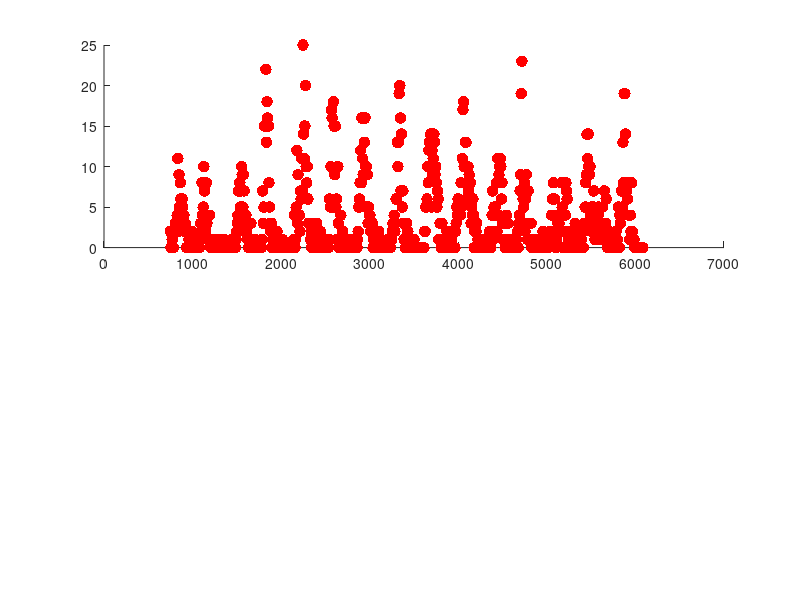

This chart was generated by the following MATLAB code: (Note: this script raises an error after producing the figure.)
%% alternate plot 3
D_base = load('Baseline_incidence_R1.5_finer_DT.mat');
D_ctrl = load('fifty_reduction_R1.5_finer_DT.mat');
load('predictions_for_plotting_model_schools_R_1.5.mat');
Eff_struct = load('EffectivenessData_R1.5.mat');
X15 = Eff_struct.data;
A_base = load('Baseline_age_distribution_R1.5.mat');
base_age_distrib = A_base.age_distribution;
A_ctrl = load('fifty_reduction_age_distribution_R1.5.mat');
ctrl_age_distrib = A_ctrl.age_distribution;
load('underlying_latent_vars_1.5.mat');
% load('Number_U1s_data.mat');
load('N1_sim.mat');
%%
I_base = D_base.incidence;
t_base = D_base.times;

I_ctrl = D_ctrl.incidence;
t_ctrl = D_ctrl.times;
t = t_base;
%% Calculate median and 1-99% prediction intervals
I_perc_base = prctile(I_base,[1,50,99],1);
I_av_base = mean(I_base);
I_sig_base = std(I_base);

I_perc_ctrl = prctile(I_ctrl,[1,50,99],1);
I_av_ctrl = mean(I_ctrl);
I_sig_ctrl = std(I_ctrl);

%% Data processing for retrospective analysis
dates = datestr(pred_times + datenum(2000,1,1));
TotalTrueIncidence = sum(true_incidence,2);
TotalModelIncidence = sum(model_pred,2);

Upper95Pred = poissinv(0.995*ones(size(TotalModelIncidence)),TotalModelIncidence) - TotalModelIncidence;
Lower95Pred = TotalModelIncidence - poissinv(0.005*ones(size(TotalModelIncidence)),TotalModelIncidence);

StandErr = (TotalTrueIncidence - TotalModelIncidence)./sqrt(TotalModelIncidence);
[mu_hat,std_hat] = normfit(StandErr);

%Age distribution of cases
TrueAgeDistribution = sum(true_incidence,1);
% TrueAgeDistribution = sum(true_incidence(end-5*52:end,:),1);
% TrueAgeDistribution = TrueAgeDistribution/sum(TrueAgeDistribution);

ModelAgeDistribution = sum(model_pred,1);
% ModelAgeDistribution = sum(model_pred(end-5*52:end,:),1);
% ModelAgeDistribution = ModelAgeDistribution/sum(ModelAgeDistribution);



%% Find dates for ticks
TimesForTicks = [];
for y = 2002:2016
    TimesForTicks = [TimesForTicks;datenum(y,1,1) - datenum(2000,1,1)+1];
end

% DatesForTicks = datestr(TimesForTicks);
 DatesForTicks = datevec(TimesForTicks);
DatesForTicks = DatesForTicks(:,1) + 2000;   


%% Main plot

figure(1)
clf

% top plot
subplot(2,1,1)

hold on


scatter(pred_times(2:end),sum(true_incidence,2),70,'filled','MarkerFaceColor','red')
shadedErrorBar(pred_times(2:end),sum(model_pred,2),[Upper95Pred';Lower95Pred'],{'LineWidth',3,'color',[0 0 0]},1)
xlim([pred_times(2)-150,pred_times(end)+150])
ylim([0,35])
set(gca,'XTick',TimesForTicks(1:2:end),'XTickLabel',DatesForTicks(1:2:end));
set(gca,'FontSize',20)
ylabel('Weekly hospitalisations','FontSize',20)
% xlabel('Year','FontSize',16);
title('Regression on past hospitalisations')
% Legend for top left
line([4384+380 4384+(365+ 380)],[32 32],'LineWidth',3,'color',[0 0 0])
scatter(4384+(365/2)+380,29,70,'filled','MarkerFaceColor','red')
text(4384+(465 + 380),32.2,'Model','FontSize',15);
text(4384+(465 + 380),29.2,'Data','FontSize',15);

yyaxis right
% plot(days,beta_t,times_N1,N1_sim)
plot(times_N1,N1_sim,'LineWidth',3,'LineStyle','--')
ylabel('Number of under ones','Rotation',270)
% Legend for projection plot
% line([1*365 1.5*365],[32 32],'Color',[0 0 1 0.2],'LineWidth',2,'Parent',ax2)
% line([1*365 1.5*365],[29 29],'Color',[1 0.3 0.3 0.2],'LineWidth',2,'Parent',ax2)
% text(1.6*365,32.2,'Projection: No intervention','FontSize',15);
% text(1.6*365,29.2,'Projection: Post-intervention','FontSize',15);

% seasonality bottom left plot
% subplot(2,1,2)
% plot(days,beta_t)
% set(gca,'XTick',TimesForTicks(1:2:end),'XTickLabel',DatesForTicks(1:2:end));
% set(gca,'FontSize',20)
% 
% ax2 = gca; % current axes
% % ax1.Position = ax1.Position + [-0.05,0,-0.3,0]; % position of first axes
% ax2.Position = ax2.Position + [0,0,-0.3,0]; % position of first axes
% xlim([pred_times(2)-150,pred_times(end)+150])
% 

%% bottom left plot

subplot(2,1,2)
hold on
M2 = [sum(ModelAgeDistribution(1:3)),sum(ModelAgeDistribution(4:6)),sum(ModelAgeDistribution(7:9)),sum(ModelAgeDistribution(10:12)),ModelAgeDistribution(13:end)];
T2 = [sum(TrueAgeDistribution(1:3)),sum(TrueAgeDistribution(4:6)),sum(TrueAgeDistribution(7:9)),sum(TrueAgeDistribution(10:12)),TrueAgeDistribution(13:end)];

%Bin the projected age distributions
B2 = [sum(base_age_distrib(1:3,:));sum(base_age_distrib(4:6,:));sum(base_age_distrib(7:9,:));sum(base_age_distrib(10:12,:));base_age_distrib(13:end,:)];
Base2 = mean(B2,2);
C2 =  [sum(ctrl_age_distrib(1:3,:));sum(ctrl_age_distrib(4:6,:));sum(ctrl_age_distrib(7:9,:));sum(ctrl_age_distrib(10:12,:));ctrl_age_distrib(13:end,:)];
Ctrl2 = mean(C2,2);

%Prediction intervals for future age distributions
pred_intervals_C2 = zeros(length(Ctrl2),2);
for i = 1:length(Ctrl2)
    pred_intervals_C2(i,:) = prediction_interval_for_mixed_poisson(C2(i,:),0.025,0.975);
end


BarUpper95Pred = poissinv(0.9995*ones(size(M2)),M2) - M2;
BarLower95Pred = M2 - poissinv(0.0005*ones(size(M2)),M2);

BarUpper95Pred_base = poissinv(0.975*ones(size(base_age_distrib)),base_age_distrib) - base_age_distrib;
BarLower95Pred_base = base_age_distrib - poissinv(0.025*ones(size(base_age_distrib)),base_age_distrib);

%     

hold on
xticklocs = 1:5:40;

% bar(xticklocs-1,T2,0.15,'FaceColor',[1 0 0],'LineStyle','none')
% bar(xticklocs,M2,0.15,'FaceColor',[0.7 0.7 1],'LineStyle','none')
% bar(xticklocs+1,Ctrl2,0.15,'FaceColor',[0 1 0],'LineStyle','none')
% errorbar(xticklocs,M2,BarLower95Pred,BarUpper95Pred,'LineStyle','none','color','black','LineWidth',2)

bar(xticklocs-1,T2,0.15,'FaceColor',[1 0 0],'LineStyle','none')
bar(xticklocs,M2,0.15,'FaceColor',[0.7 0.7 1],'LineStyle','none')
% bar(xticklocs+1,100*Ctrl2/sum(Ctrl2),0.15,'FaceColor',[0 1 0],'LineStyle','none')
errorbar(xticklocs,M2,BarLower95Pred,BarUpper95Pred,'LineStyle','none','color','black','LineWidth',2)
% errorbar(xticklocs+1,100*Ctrl2/sum(Ctrl2),100*(Ctrl2 - pred_intervals_C2(:,1))/sum(Ctrl2),100*(pred_intervals_C2(:,2)-Ctrl2)/sum(Ctrl2),'LineStyle','none','color','black','LineWidth',2)

% bar(xticklocs-1,T2,0.15,'FaceColor',[1 0 0],'LineStyle','none')
% bar(xticklocs,M2,0.15,'FaceColor',[0.7 0.7 1],'LineStyle','none')
% errorbar(xticklocs,M2,BarLower95Pred,BarUpper95Pred,'LineStyle','none','color','black','LineWidth',2)


xticks(xticklocs)
xticklabels({'0-3m','3-6m','6-9m','9m-1y','1-2y','2-3y','3-4y','4-5y'});
XtickAgeDistrib2 = {'0-3m','3-6m','6-9m','9m-1y','1-2y','2-3y','3-4y','4-5y'};
% l = legend('Data: 2012-2016','Model: 5 yrs Pre-intervention','Model: 5 yrs Post-intervention');
l = legend('Data','Model');

l.Box = 'off';
set(gca,'FontSize',18)
ylabel('Hospitalisations','FontSize',22)
title('Hospitalisation age profile','FontSize',19)
% ylim([0,75])
% bottom right

%%
annotation('textbox',[0.03,0.86,0.1,0.1],'String','A','FitBoxToText','on','FontSize',40,'LineStyle','none');
annotation('textbox',[0.03,0.4,0.1,0.1],'String','B','FitBoxToText','on','FontSize',40,'LineStyle','none');
